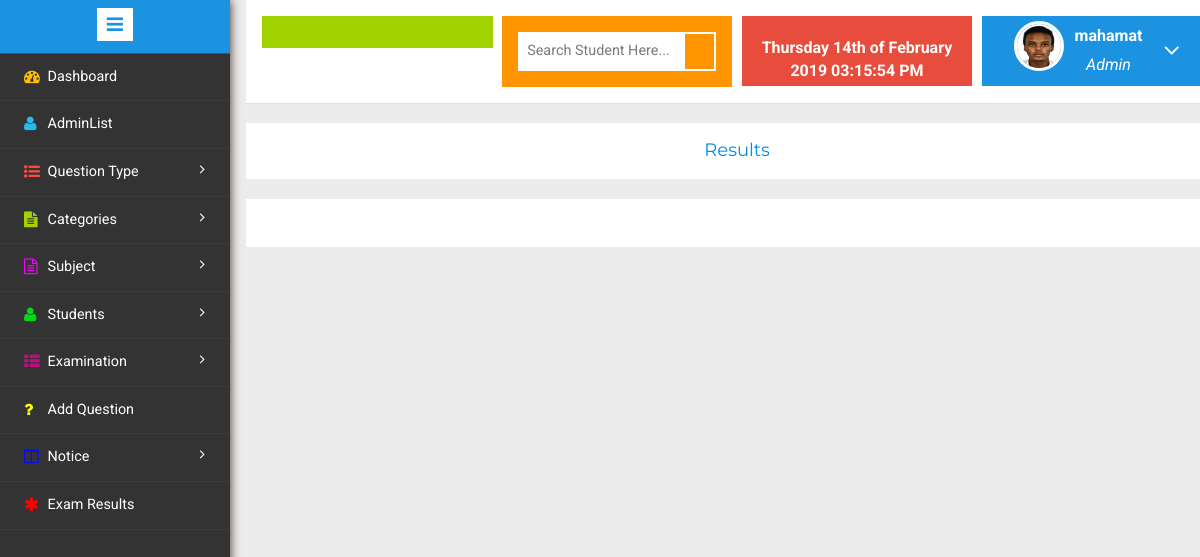
/admin/viewresults.php?eid=18 (signed in), run on an earlier commit of the app's database.
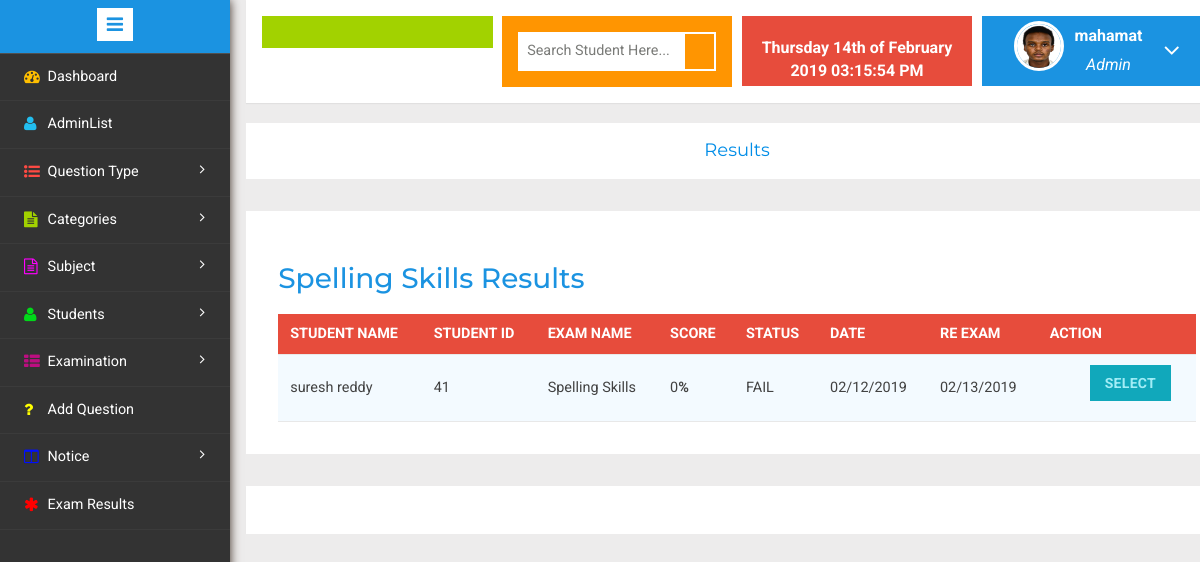
And on a later commit of the database.
### tables this page shows
CREATE TABLE `assesmenttbl` (
  `recordid` int(11) NOT NULL,
  `studid` int(11) NOT NULL,
  `studname` varchar(100) NOT NULL,
  `examname` varchar(100) NOT NULL,
  `examid` int(11) NOT NULL,
  `score` varchar(100) NOT NULL,
  `status` varchar(100) NOT NULL,
  `nextretake` varchar(50) NOT NULL,
  `date` varchar(50) NOT NULL
);

### admin/viewresults.php (the view, shortened to what this page needs)
<!DOCTYPE HTML>
<html>
<head>
</head>
<body>
<div class="page-container">
<div class="left-content">
<div class="mother-grid-inner">
<?php
if($_SESSION["userid"]==true)
{
include("header.php");
if (isset($_GET['eid'])) {
$exam_id = $_GET['eid'];
$sql = "SELECT * FROM assesmenttbl WHERE examid = '$exam_id'";
$result = mysql_query($sql);
if (mysql_num_rows($result) > 0) {
    while($row = mysql_fetch_assoc($result)) {
    $exam_name = $row['examname'];
    }
} else {
}
}else{
header("location:./");
}
?>
<ol class="breadcrumb">
	                  <center><li class="breadcrumb-item"><h4><a href="">Results </a></h4></li></center>
            </ol>
<?php
$sql="SELECT * FROM assesmenttbl WHERE examid = '$exam_id'";
$result = mysql_query($sql);
 while($rows=mysql_fetch_assoc($result))
{
	extract($rows);
	?>
<div class="agile-grids">
<div class="agile-tables">
<div class="w3l-table-info">
<h3><?php echo $exam_name; ?> Results</h3>
<table width="100%" id="table">
<thead>
<tr>
		   <th align="left">Student Name</th>
		   <th align="left">Student ID</th>
		   <th align="left">Exam Name</th>
           <th align="left">Score</th>
           <th align="left">Status</th>
		   <th align="left">Date</th>
		   <th align="left">RE Exam</th>
           <th align="left">Action</th>
</tr>
</thead>
<tbody>
    <tr>
    <td><?php echo $rows['studname'];?></td>
    <td><?php echo $rows['studid'];?></td>
    <td><?php echo $rows['examname'];?></td>
    <td><?php echo $rows['score'];?><b>%</b></td>
	<td><?php echo $rows['status'];?></td>
	<td><?php echo $rows['date'];?></td>
	<td><?php echo $rows['nextretake'];?></td>
	<td>
    <ul  style="list-style: none;" >
          <li class="dropdown ">
		      <button href="#" class="dropdown-toggle btn bg-primary" data-toggle="dropdown" aria-expanded="false">
			       select
		      </button>
	      </li>
	</ul>
	</td>
    </tr>
</tbody>
</table>
</div>
</div>
</div>
	<?php }?>
<?php include("footer.php"); ?>
	<?php include("sidebar.php"); ?>
	<?php }
else
	header('location:login.php');
?>
</body>
</html>

What changed in the data, as far as the page shows it:
added assesmenttbl: examname "Spelling Skills", studname "suresh reddy", studid "41", score "0", status "FAIL", date "02/12/2019", nextretake "02/13/2019"
